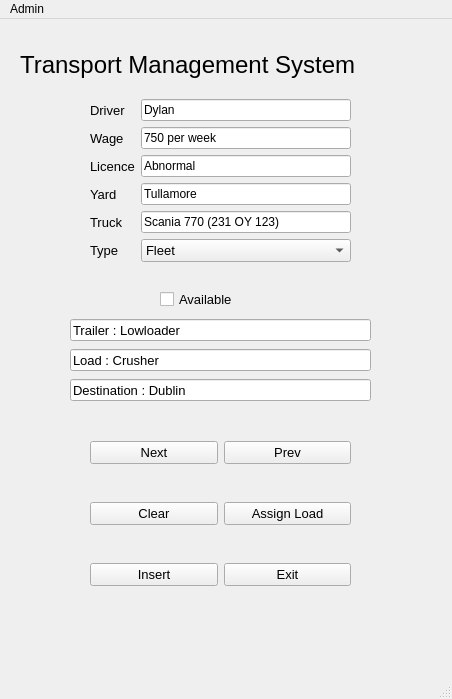
<?xml version="1.0" encoding="UTF-8"?>
<ui version="4.0">
 <class>MainWindow</class>
 <widget class="QMainWindow" name="MainWindow">
  <property name="geometry">
   <rect>
    <x>0</x>
    <y>0</y>
    <width>452</width>
    <height>699</height>
   </rect>
  </property>
  <property name="windowTitle">
   <string>MainWindow</string>
  </property>
  <widget class="QWidget" name="centralwidget">
   <widget class="QLabel" name="label">
    <property name="geometry">
     <rect>
      <x>20</x>
      <y>20</y>
      <width>421</width>
      <height>51</height>
     </rect>
    </property>
    <property name="font">
     <font>
      <pointsize>18</pointsize>
     </font>
    </property>
    <property name="text">
     <string>Transport Management System</string>
    </property>
   </widget>
   <widget class="QWidget" name="formLayoutWidget">
    <property name="geometry">
     <rect>
      <x>90</x>
      <y>80</y>
      <width>261</width>
      <height>184</height>
     </rect>
    </property>
    <layout class="QFormLayout" name="formLayout">
     <item row="0" column="0">
      <widget class="QLabel" name="label_2">
       <property name="font">
        <font>
         <pointsize>10</pointsize>
        </font>
       </property>
       <property name="text">
        <string>Driver</string>
       </property>
      </widget>
     </item>
     <item row="0" column="1">
      <widget class="QLineEdit" name="driverName">
       <property name="font">
        <font>
         <pointsize>9</pointsize>
        </font>
       </property>
       <property name="text">
        <string>Dylan</string>
       </property>
      </widget>
     </item>
     <item row="1" column="0">
      <widget class="QLabel" name="label_3">
       <property name="font">
        <font>
         <pointsize>10</pointsize>
        </font>
       </property>
       <property name="text">
        <string>Wage</string>
       </property>
      </widget>
     </item>
     <item row="1" column="1">
      <widget class="QLineEdit" name="driverWage">
       <property name="font">
        <font>
         <pointsize>9</pointsize>
        </font>
       </property>
       <property name="text">
        <string>750 per week</string>
       </property>
      </widget>
     </item>
     <item row="2" column="0">
      <widget class="QLabel" name="label_4">
       <property name="font">
        <font>
         <pointsize>10</pointsize>
        </font>
       </property>
       <property name="text">
        <string>Licence</string>
       </property>
      </widget>
     </item>
     <item row="2" column="1">
      <widget class="QLineEdit" name="licenceType">
       <property name="font">
        <font>
         <pointsize>9</pointsize>
        </font>
       </property>
       <property name="text">
        <string>Abnormal</string>
       </property>
      </widget>
     </item>
     <item row="3" column="0">
      <widget class="QLabel" name="label_5">
       <property name="font">
        <font>
         <pointsize>10</pointsize>
        </font>
       </property>
       <property name="text">
        <string>Yard</string>
       </property>
      </widget>
     </item>
     <item row="3" column="1">
      <widget class="QLineEdit" name="yardLocation">
       <property name="font">
        <font>
         <pointsize>9</pointsize>
        </font>
       </property>
       <property name="text">
        <string>Tullamore</string>
       </property>
      </widget>
     </item>
     <item row="4" column="0">
      <widget class="QLabel" name="label_6">
       <property name="font">
        <font>
         <pointsize>10</pointsize>
        </font>
       </property>
       <property name="text">
        <string>Truck</string>
       </property>
      </widget>
     </item>
     <item row="4" column="1">
      <widget class="QLineEdit" name="assignedTruck">
       <property name="font">
        <font>
         <pointsize>9</pointsize>
        </font>
       </property>
       <property name="text">
        <string>Scania 770 (231 OY 123)</string>
       </property>
      </widget>
     </item>
     <item row="5" column="0">
      <widget class="QLabel" name="label_7">
       <property name="font">
        <font>
         <pointsize>10</pointsize>
        </font>
       </property>
       <property name="text">
        <string>Type</string>
       </property>
      </widget>
     </item>
     <item row="5" column="1">
      <widget class="QComboBox" name="typeComboBox">
       <property name="font">
        <font>
         <pointsize>10</pointsize>
        </font>
       </property>
       <item>
        <property name="text">
         <string>Fleet</string>
        </property>
       </item>
       <item>
        <property name="text">
         <string>Truck</string>
        </property>
       </item>
       <item>
        <property name="text">
         <string>Driver</string>
        </property>
       </item>
      </widget>
     </item>
    </layout>
   </widget>
   <widget class="QCheckBox" name="availCheckBox">
    <property name="geometry">
     <rect>
      <x>160</x>
      <y>270</y>
      <width>91</width>
      <height>20</height>
     </rect>
    </property>
    <property name="font">
     <font>
      <pointsize>10</pointsize>
     </font>
    </property>
    <property name="text">
     <string>Available</string>
    </property>
   </widget>
   <widget class="QWidget" name="gridLayoutWidget">
    <property name="geometry">
     <rect>
      <x>90</x>
      <y>390</y>
      <width>261</width>
      <height>211</height>
     </rect>
    </property>
    <layout class="QGridLayout" name="gridLayout">
     <item row="2" column="0">
      <widget class="QPushButton" name="insertButton">
       <property name="font">
        <font>
         <pointsize>10</pointsize>
        </font>
       </property>
       <property name="text">
        <string>Insert</string>
       </property>
      </widget>
     </item>
     <item row="0" column="0">
      <widget class="QPushButton" name="nextButton">
       <property name="font">
        <font>
         <pointsize>10</pointsize>
        </font>
       </property>
       <property name="text">
        <string>Next</string>
       </property>
      </widget>
     </item>
     <item row="0" column="1">
      <widget class="QPushButton" name="prevButton">
       <property name="font">
        <font>
         <pointsize>10</pointsize>
        </font>
       </property>
       <property name="text">
        <string>Prev</string>
       </property>
      </widget>
     </item>
     <item row="1" column="1">
      <widget class="QPushButton" name="assignLoadButton">
       <property name="font">
        <font>
         <pointsize>10</pointsize>
        </font>
       </property>
       <property name="text">
        <string>Assign Load</string>
       </property>
      </widget>
     </item>
     <item row="1" column="0">
      <widget class="QPushButton" name="clearButton">
       <property name="font">
        <font>
         <pointsize>10</pointsize>
        </font>
       </property>
       <property name="text">
        <string>Clear</string>
       </property>
      </widget>
     </item>
     <item row="2" column="1">
      <widget class="QPushButton" name="exitButton">
       <property name="font">
        <font>
         <pointsize>10</pointsize>
        </font>
       </property>
       <property name="text">
        <string>Exit</string>
       </property>
      </widget>
     </item>
    </layout>
   </widget>
   <widget class="QLineEdit" name="trailerType">
    <property name="geometry">
     <rect>
      <x>70</x>
      <y>300</y>
      <width>301</width>
      <height>22</height>
     </rect>
    </property>
    <property name="font">
     <font>
      <pointsize>10</pointsize>
     </font>
    </property>
    <property name="text">
     <string>Trailer : Lowloader</string>
    </property>
   </widget>
   <widget class="QLineEdit" name="assignedLoad">
    <property name="geometry">
     <rect>
      <x>70</x>
      <y>330</y>
      <width>301</width>
      <height>22</height>
     </rect>
    </property>
    <property name="font">
     <font>
      <pointsize>10</pointsize>
     </font>
    </property>
    <property name="text">
     <string>Load : Crusher</string>
    </property>
   </widget>
   <widget class="QLineEdit" name="loadDestination">
    <property name="geometry">
     <rect>
      <x>70</x>
      <y>360</y>
      <width>301</width>
      <height>22</height>
     </rect>
    </property>
    <property name="font">
     <font>
      <pointsize>10</pointsize>
     </font>
    </property>
    <property name="text">
     <string>Destination : Dublin</string>
    </property>
   </widget>
  </widget>
  <widget class="QMenuBar" name="menubar">
   <property name="geometry">
    <rect>
     <x>0</x>
     <y>0</y>
     <width>452</width>
     <height>26</height>
    </rect>
   </property>
   <widget class="QMenu" name="menuAdmin">
    <property name="title">
     <string>Admin</string>
    </property>
    <addaction name="actionMark_Available"/>
    <addaction name="actionMark_Unavailable"/>
    <addaction name="actionExit"/>
   </widget>
   <addaction name="menuAdmin"/>
  </widget>
  <widget class="QStatusBar" name="statusbar"/>
  <action name="actionMark_Available">
   <property name="text">
    <string>Mark Available</string>
   </property>
  </action>
  <action name="actionMark_Unavailable">
   <property name="text">
    <string>Mark Unavailable</string>
   </property>
  </action>
  <action name="actionExit">
   <property name="text">
    <string>Exit</string>
   </property>
  </action>
 </widget>
 <resources/>
 <connections>
  <connection>
   <sender>availCheckBox</sender>
   <signal>pressed()</signal>
   <receiver>MainWindow</receiver>
   <slot>update()</slot>
   <hints>
    <hint type="sourcelabel">
     <x>205</x>
     <y>285</y>
    </hint>
    <hint type="destinationlabel">
     <x>225</x>
     <y>290</y>
    </hint>
   </hints>
  </connection>
  <connection>
   <sender>nextButton</sender>
   <signal>pressed()</signal>
   <receiver>MainWindow</receiver>
   <slot>update()</slot>
   <hints>
    <hint type="sourcelabel">
     <x>153</x>
     <y>441</y>
    </hint>
    <hint type="destinationlabel">
     <x>225</x>
     <y>290</y>
    </hint>
   </hints>
  </connection>
  <connection>
   <sender>prevButton</sender>
   <signal>pressed()</signal>
   <receiver>MainWindow</receiver>
   <slot>update()</slot>
   <hints>
    <hint type="sourcelabel">
     <x>286</x>
     <y>441</y>
    </hint>
    <hint type="destinationlabel">
     <x>225</x>
     <y>290</y>
    </hint>
   </hints>
  </connection>
  <connection>
   <sender>clearButton</sender>
   <signal>pressed()</signal>
   <receiver>MainWindow</receiver>
   <slot>update()</slot>
   <hints>
    <hint type="sourcelabel">
     <x>153</x>
     <y>508</y>
    </hint>
    <hint type="destinationlabel">
     <x>225</x>
     <y>290</y>
    </hint>
   </hints>
  </connection>
  <connection>
   <sender>assignLoadButton</sender>
   <signal>pressed()</signal>
   <receiver>MainWindow</receiver>
   <slot>update()</slot>
   <hints>
    <hint type="sourcelabel">
     <x>286</x>
     <y>508</y>
    </hint>
    <hint type="destinationlabel">
     <x>225</x>
     <y>290</y>
    </hint>
   </hints>
  </connection>
  <connection>
   <sender>actionMark_Unavailable</sender>
   <signal>triggered()</signal>
   <receiver>MainWindow</receiver>
   <slot>update()</slot>
   <hints>
    <hint type="sourcelabel">
     <x>-1</x>
     <y>-1</y>
    </hint>
    <hint type="destinationlabel">
     <x>225</x>
     <y>290</y>
    </hint>
   </hints>
  </connection>
  <connection>
   <sender>actionMark_Available</sender>
   <signal>triggered()</signal>
   <receiver>MainWindow</receiver>
   <slot>update()</slot>
   <hints>
    <hint type="sourcelabel">
     <x>-1</x>
     <y>-1</y>
    </hint>
    <hint type="destinationlabel">
     <x>225</x>
     <y>290</y>
    </hint>
   </hints>
  </connection>
  <connection>
   <sender>actionExit</sender>
   <signal>triggered()</signal>
   <receiver>MainWindow</receiver>
   <slot>update()</slot>
   <hints>
    <hint type="sourcelabel">
     <x>-1</x>
     <y>-1</y>
    </hint>
    <hint type="destinationlabel">
     <x>225</x>
     <y>290</y>
    </hint>
   </hints>
  </connection>
  <connection>
   <sender>insertButton</sender>
   <signal>pressed()</signal>
   <receiver>MainWindow</receiver>
   <slot>update()</slot>
   <hints>
    <hint type="sourcelabel">
     <x>153</x>
     <y>583</y>
    </hint>
    <hint type="destinationlabel">
     <x>225</x>
     <y>349</y>
    </hint>
   </hints>
  </connection>
  <connection>
   <sender>exitButton</sender>
   <signal>pressed()</signal>
   <receiver>MainWindow</receiver>
   <slot>update()</slot>
   <hints>
    <hint type="sourcelabel">
     <x>286</x>
     <y>583</y>
    </hint>
    <hint type="destinationlabel">
     <x>225</x>
     <y>349</y>
    </hint>
   </hints>
  </connection>
 </connections>
</ui>
